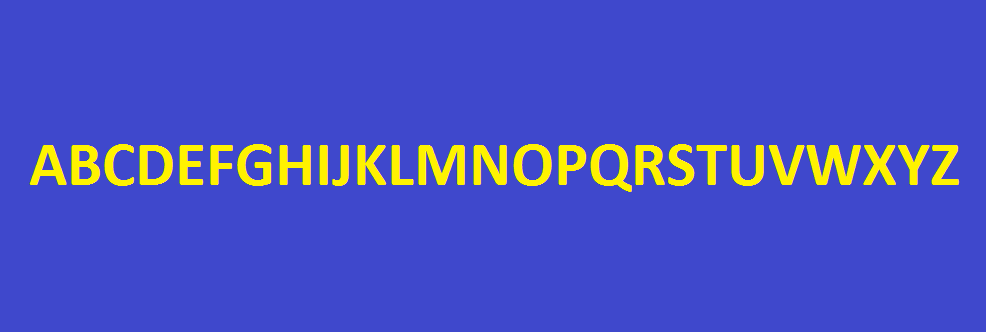
#> input picture img/alphabet.png, 986 x 332 px
$ python ocr2.py   (Python 2 division)
#> lines starting #> are read from the running program, lines starting #| are printed output that depends on the picture; after the words box and inside, x2 and y2 are one past the last pixel; in counts of white or black regions, pixels touching at a corner belong together
### imageUtils.py
import cv2
import numpy as np
import matplotlib.pyplot as plt
import geomUtil as geom

def dilate(image, i):
	kernel = np.ones((3,3)) # strukturni element 3x3 blok
	return cv2.dilate(image, kernel, iterations=i)

def erode(image, i):
	kernel = np.ones((3,3)) # strukturni element 3x3 blok
	return cv2.erode(image, kernel, iterations=i)

def loadImage(path):
#> called with path = 'img/alphabet.png'
	return cv2.cvtColor(cv2.imread(path), cv2.COLOR_BGR2RGB)

def getGrayscaleImage(img):
	return cv2.cvtColor(img, cv2.COLOR_RGB2GRAY)
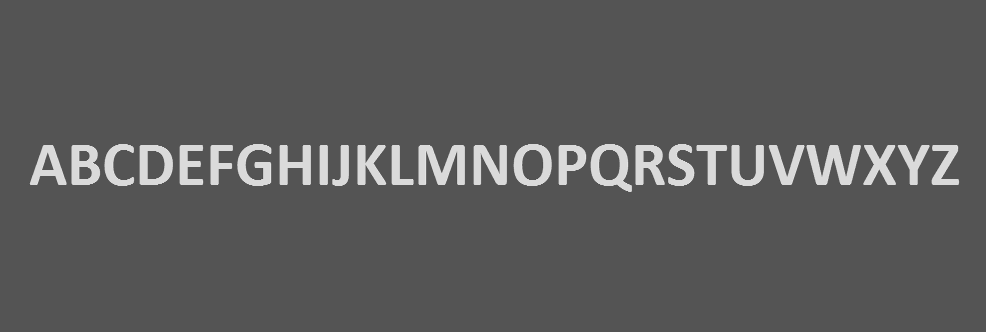
#> returned value: shape (332, 986); min 78, max 228, mean 91.2

def plotImage(img, color = False):
	plt.imshow(img) if color else plt.imshow(img, 'gray')

# [21 lines left out: functions displayImageGrid, modifyPixels, getRotatedImage, not called in this run]

def getBinaryImage(gsImg):
	return cv2.threshold(gsImg, 127, 255, cv2.THRESH_BINARY)[1]
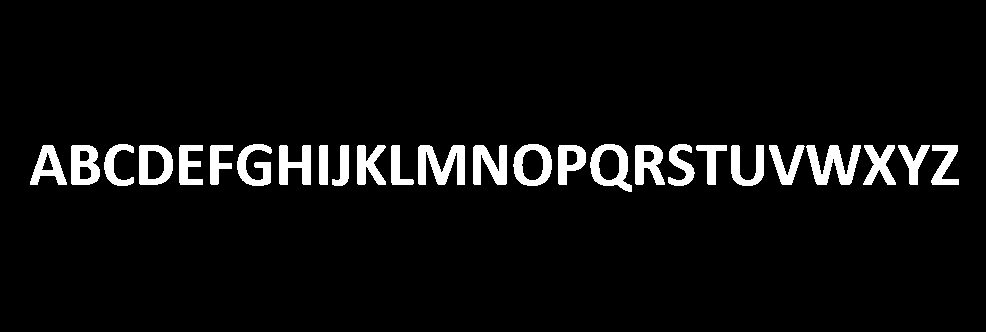
#> returned value: shape (332, 986); 5.6% white; 26 white regions, largest, box (x1, y1, x2, y2) and area: (418, 145, 465, 185) 1196, (806, 145, 861, 185) 1177, (473, 145, 507, 185) 925

# [46 lines left out: functions getBinaryImageObjectsFromContourSets, getBinaryImageObjectsFromContours, not called in this run]

def getImageContours(img):
	return cv2.findContours(img.copy(), cv2.RETR_EXTERNAL, cv2.CHAIN_APPROX_SIMPLE)[0]

# [26 lines left out: functions drawContourSetsOnImage, drawContoursOnImage, not called in this run]

### ocr2.py
from imageUtils import *
import neuralNet as nn
import numpy as np
import geomUtil as geom

img = loadImage('img/alphabet.png')
imgbin = getBinaryImage(getGrayscaleImage(img))
imgbin = dilate(erode(imgbin,1),1)
#> in erode, `return cv2.erode(image, kernel, iterations=i)`:
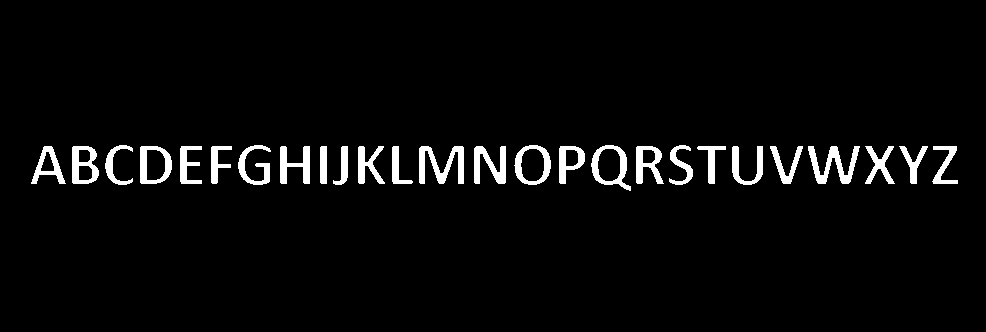
#> returned value: shape (332, 986); 3.9% white; 26 white regions, largest, box (x1, y1, x2, y2) and area: (419, 146, 464, 184) 842, (808, 146, 860, 184) 823, (474, 146, 506, 184) 669
#> in dilate, `kernel = np.ones((3,3))`: kernel = [[1, 1, 1], [1, 1, 1], [1, 1, 1]]
#> in dilate, `return cv2.dilate(image, kernel, iterations=i)`: returned value: shape (332, 986); 5.6% white; 26 white regions, largest, box (x1, y1, x2, y2) and area: (418, 145, 465, 185) 1196, (807, 145, 861, 185) 1175, (473, 145, 507, 185) 925

#> (the run stopped early here; a loop or call above may not have finished)

$ run again, with img/Dodatni.png copied over img/alphabet.png
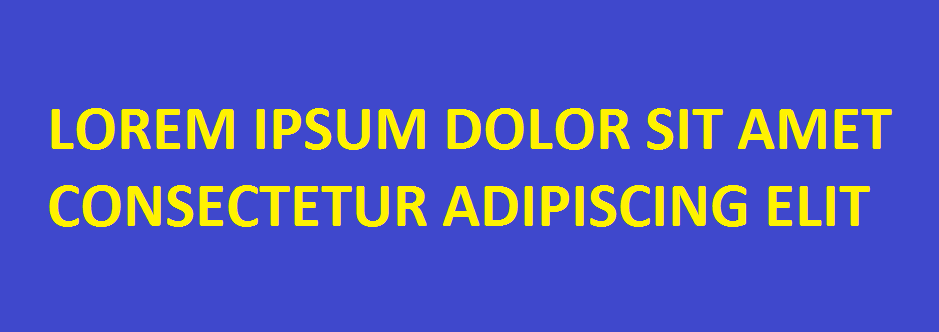
#> input picture img/Dodatni.png, 939 x 332 px
#> in getBinaryImage, `return cv2.threshold(gsImg, 127, 255, cv2.THRESH_BINARY)[1]`:
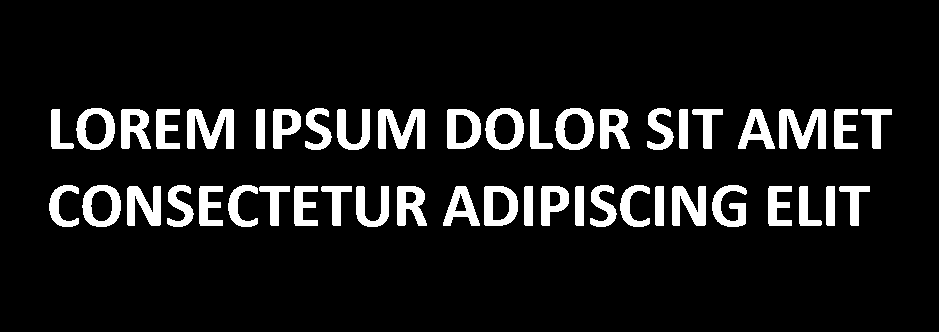
#> returned value: shape (332, 939); 9.9% white; 47 white regions, largest, box (x1, y1, x2, y2) and area: (187, 109, 234, 149) 1196, (378, 109, 425, 149) 1196, (779, 109, 826, 149) 1196
#> in erode, `return cv2.erode(image, kernel, iterations=i)`:
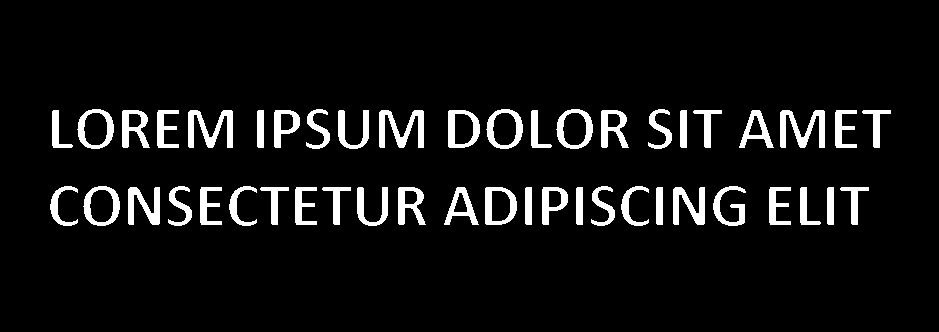
#> returned value: shape (332, 939); 6.9% white; 47 white regions, largest, box (x1, y1, x2, y2) and area: (188, 110, 233, 148) 842, (379, 110, 424, 148) 842, (780, 110, 825, 148) 842
#> kernel = [[1, 1, 1], [1, 1, 1], [1, 1, 1]]

$ run again, with img/rotirano.png copied over img/alphabet.png
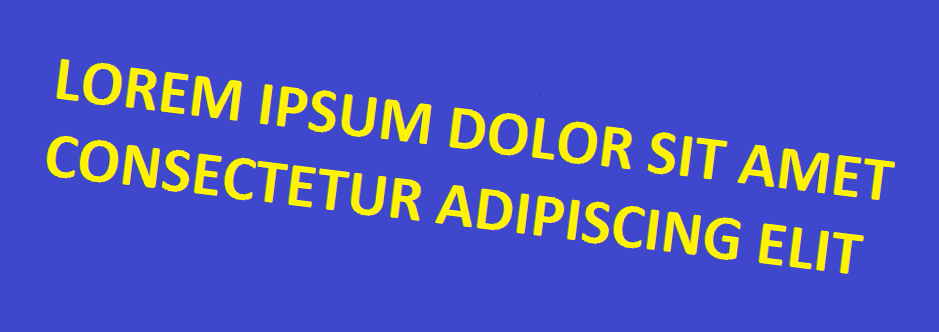
#> input picture img/rotirano.png, 939 x 332 px
#> in getBinaryImage, `return cv2.threshold(gsImg, 127, 255, cv2.THRESH_BINARY)[1]`:
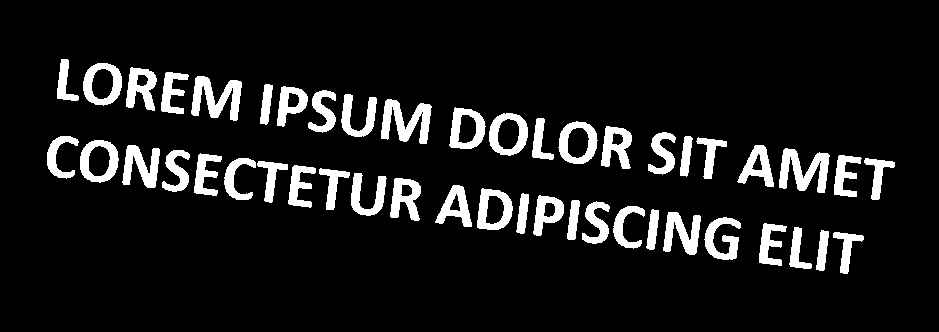
#> returned value: shape (332, 939); 9.9% white; 47 white regions, largest, box (x1, y1, x2, y2) and area: (779, 148, 830, 193) 1213, (381, 99, 432, 144) 1212, (191, 76, 242, 121) 1206
#> in erode, `return cv2.erode(image, kernel, iterations=i)`:
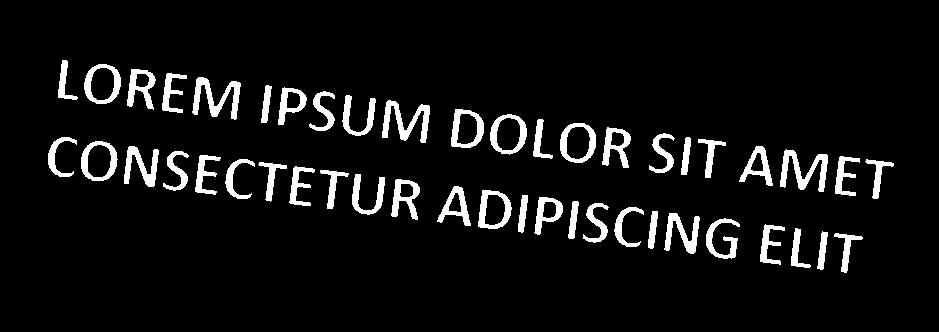
#> returned value: shape (332, 939); 6.8% white; 47 white regions, largest, box (x1, y1, x2, y2) and area: (192, 77, 241, 120) 842, (780, 149, 828, 192) 842, (382, 100, 430, 143) 839
#> kernel = [[1, 1, 1], [1, 1, 1], [1, 1, 1]]

$ run again, with img/rotirano2.png copied over img/alphabet.png
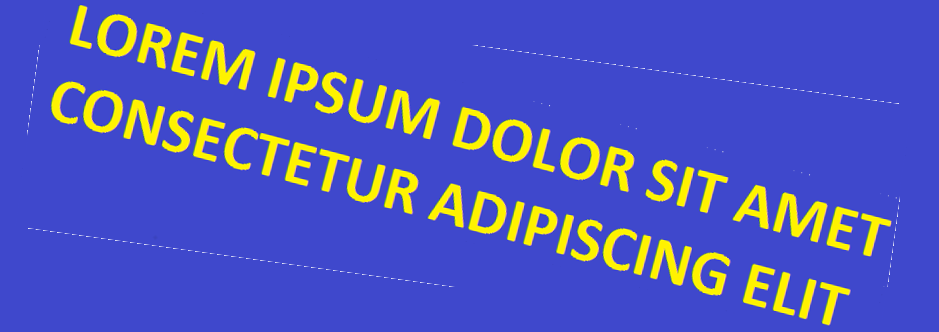
#> input picture img/rotirano2.png, 939 x 332 px
#> in erode, `return cv2.erode(image, kernel, iterations=i)`:
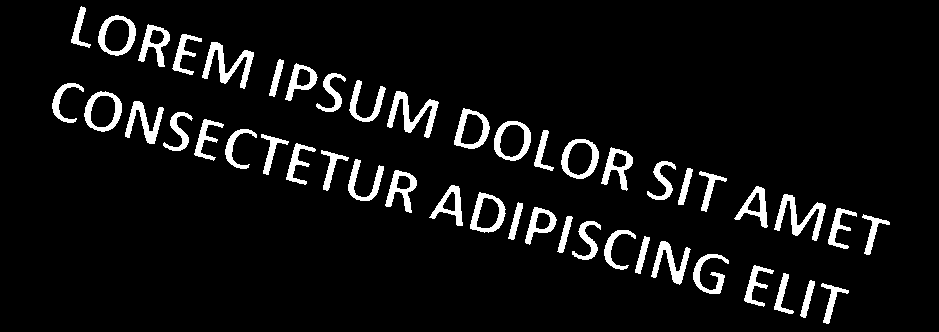
#> returned value: shape (332, 939); 6.8% white; 47 white regions, largest, box (x1, y1, x2, y2) and area: (387, 91, 439, 138) 848, (202, 42, 254, 89) 846, (774, 194, 826, 241) 833
#> kernel = [[1, 1, 1], [1, 1, 1], [1, 1, 1]]
#> in dilate, `return cv2.dilate(image, kernel, iterations=i)`:
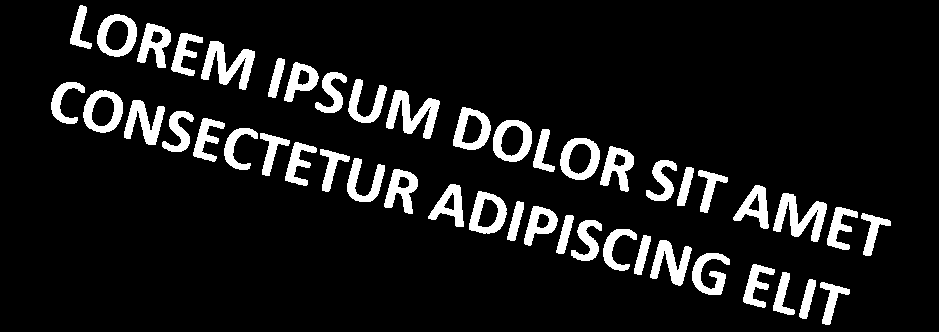
#> returned value: shape (332, 939); 10% white; 47 white regions, largest, box (x1, y1, x2, y2) and area: (386, 90, 440, 139) 1224, (201, 41, 255, 90) 1220, (773, 193, 827, 242) 1209
